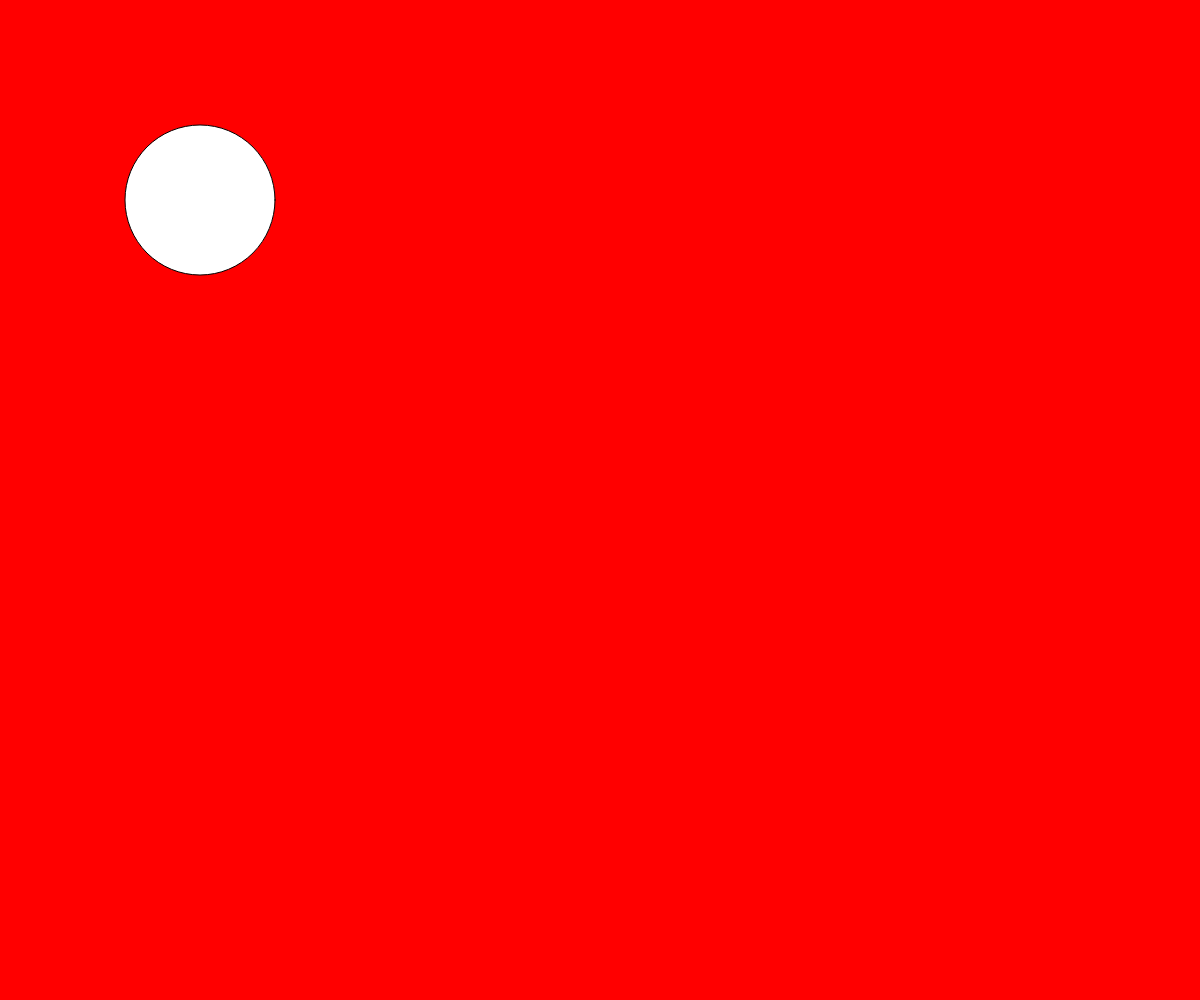
Frame 1 (no input)
Frame 60 (no input): identical to frame 1, image omitted
Frame 120 (the mouse pressed at the canvas centre since frame 60): identical to frame 1, image omitted

The p5.js sketch that drew this single still picture (run headless with seeded random() and noise() and a simulated clock; from frame 60 on, the mouse is pressed at the canvas centre):

// p5.js sketch
// ── sketch.js
function setup() {
  createCanvas(windowWidth, windowHeight);
  background("blue");
}

function draw() {
  background("red");
  ellipse(200,200,150);
}
